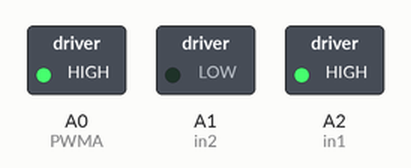
The sketch below on a simulated Arduino Uno, built with avr-gcc and run on an emulated ATmega328P. On the bench: switched loads named in the sketch (green lamp = pin HIGH).

Above: at 0.1 s.
Timing chart, 0 to 1.6 s (numbered marks = the images above):
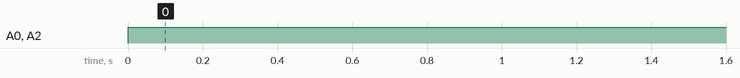

Measured:
- by itself, A0 (PWMA), A2 (in1): LOW → HIGH at 0.00 s

The sketch:

motor.ino
```cpp
#define PWMA A0
#define in2 A1
#define in1 A2

int pot, out;

void setup(){
  Serial.begin(9600);
  pinMode(PWMA, OUTPUT);
  pinMode(in2, OUTPUT);
  pinMode(in1, OUTPUT);
}

void loop(){
  digitalWrite(in1, HIGH);
  digitalWrite(in2, LOW);
  analogWrite(PWMA, 150);
  delay(2000);
}
```
